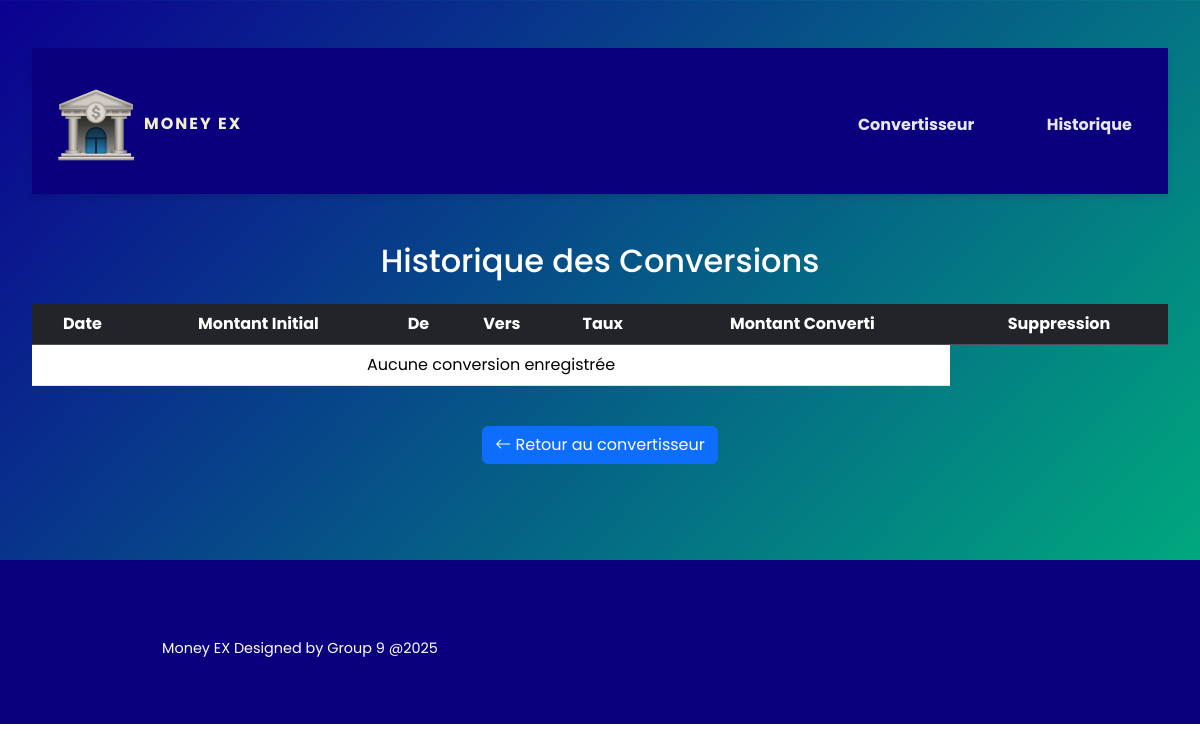
Page /historique/ on the earlier database version.
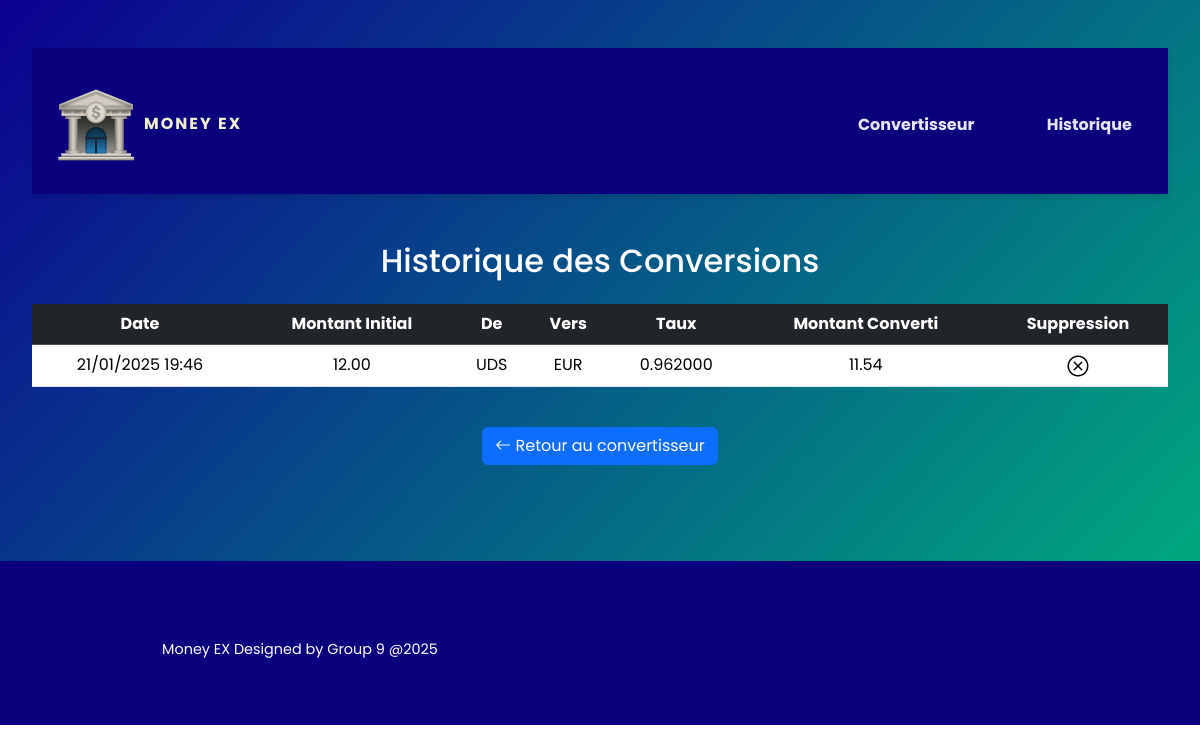
Same page on the later database version.
### money_ex/models.py (models this page shows, shortened)
class CurrencyConversion(models.Model):
    amount = models.DecimalField(max_digits=20, decimal_places=2)
    from_currency = models.CharField(max_length=3)
    to_currency = models.CharField(max_length=3)
    conversion_rate = models.DecimalField(max_digits=20, decimal_places=6)
    converted_amount = models.DecimalField(max_digits=20, decimal_places=2)
    timestamp = models.DateTimeField(auto_now_add=True)
    date = models.DateField(auto_now_add=True)
    class Meta:
        ordering = ['-timestamp']

### money_ex/views.py (the view)
# urls.py: path('historique/', views.historique, name='historique'),
def historique(request):
    conversions = CurrencyConversion.objects.all()
    return render(request, 'historique.html', {'conversions': conversions})

### money_ex/templates/historique.html
{% extends "layouts/historiqueLayout.html" %}
{% block content %}
{% load static %}
<div class="container py-5">
    <h2 class="text-center mb-4">Historique des Conversions</h2>
    <div class="table-responsive">
        <table class="table table-hover">
            <thead class="table-dark">
                <tr>
                    <th>Date</th>
                    <th>Montant Initial</th>
                    <th>De</th>
                    <th>Vers</th>
                    <th>Taux</th>
                    <th>Montant Converti</th>
                    <th>Suppression</th>
                </tr>
            </thead>
            <tbody>
                {% for conversion in conversions %}
                <tr>
                    <td>{{ conversion.timestamp|date:"d/m/Y H:i" }}</td>
                    <td>{{ conversion.amount }}</td>
                    <td>{{ conversion.from_currency }}</td>
                    <td>{{ conversion.to_currency }}</td>
                    <td>{{ conversion.conversion_rate }}</td>
                    <td>{{ conversion.converted_amount }}</td>
                    <td>
                        <a href="{% url 'supprimer_conversion' conversion.id %}">
                            <img src="{% static 'image/bouton-supprimer.png' %}" alt="Supprimer">
                        </a>
                    </td>
                </tr>
                {% empty %}
                <tr>
                    <td colspan="6" class="text-center">Aucune conversion enregistrée</td>
                </tr>
                {% endfor %}
            </tbody>
        </table>
    </div>
    <div class="text-center mt-4">
        <a href="{% url 'index' %}" class="btn btn-primary">
            <i class="bi bi-arrow-left"></i> Retour au convertisseur
        </a>
    </div>
</div>
{% endblock %}

Differences in the rows shown:
added CurrencyConversion: timestamp "21/01/2025 19:46", amount "12.00", from_currency "UDS", to_currency "EUR", conversion_rate "0.962000", converted_amount "11.54"
Other differences:
text no longer shown: "Aucune conversion enregistrée"
